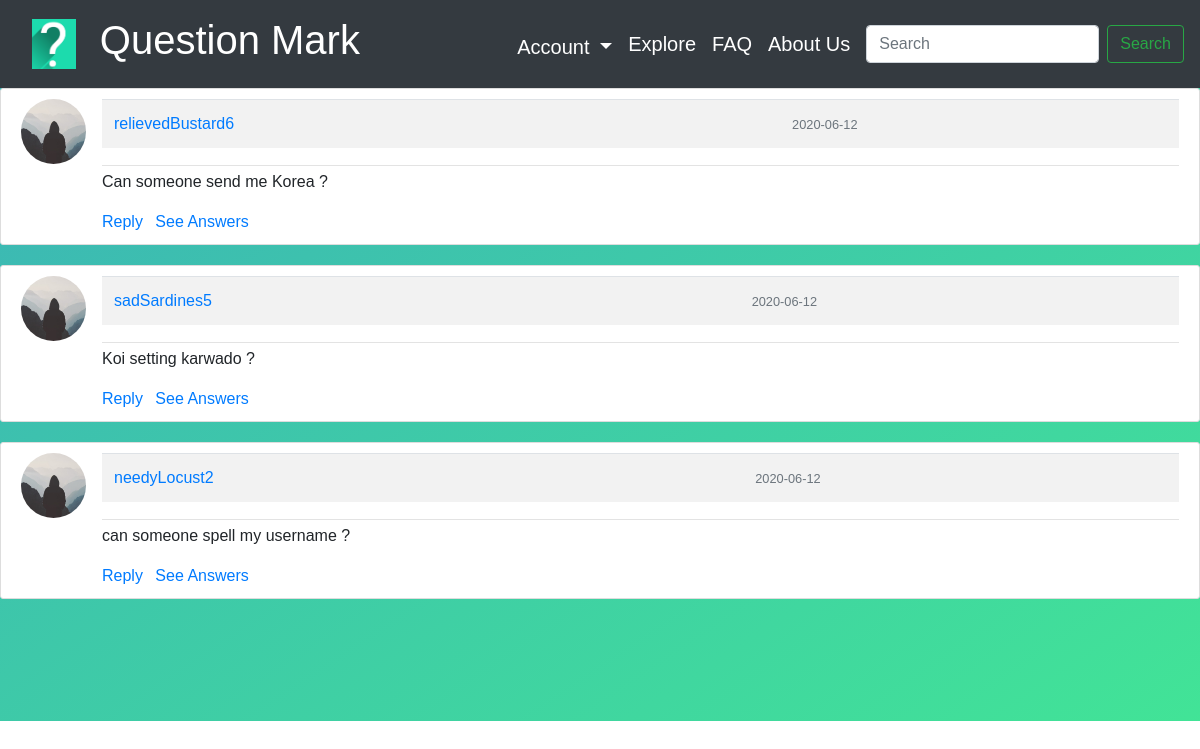
Page /explore (signed in) on the committed database.
### Question_Mark/models.py (models this page shows, shortened)
class Questions(db.Model):
    __searchable__ = ["question"]
    id = db.Column(db.Integer, primary_key=True)
    question = db.Column(db.Text, nullable=False)
    date_posted = db.Column(db.DateTime, nullable=False, default=datetime.utcnow)
    user_id = db.Column(db.Integer, db.ForeignKey("user.id"), nullable=False)
    answers = db.relationship("Answers", backref="writer", lazy=True)

class User(db.Model, UserMixin):
    id = db.Column(db.Integer, primary_key=True)
    first_name = db.Column(db.String(30), unique=False, nullable=False)
    last_name = db.Column(db.String(30), unique=False, nullable=False)
    username = db.Column(db.String(30), unique=True, nullable=False)
    email = db.Column(db.String(120), unique=True, nullable=False)
    image_file = db.Column(db.String(20), nullable=False, default="default.jpg")
    password = db.Column(db.String(60), nullable=False)
    questions = db.relationship("Questions", backref="author", lazy=True)

### Question_Mark/routes.py (the view)
@app.route("/explore", methods=["GET", "POST"])
def explore():
    values = Questions.query.order_by(Questions.date_posted.desc())
    return render_template("explore.html", title="Explore", values=values)

### Question_Mark/models.py (called while the page is built)
@login_manager.user_loader
def load_user(user_id):
    return User.query.get(int(user_id))

### Question_Mark/templates/explore.html
{% extends "layout.html" %}
{% block head %}
<link rel="stylesheet" href={{url_for('static', filename='style_questions.css') }}>
{% endblock head %}
{%block content %}
{% for item in values %}
<article class="media content-section-ex">
    <img class="rounded-circle article-img" src="{{ url_for('static', filename='default.jpg') }}" />
    <div class="media-body">
        <div class="article-metadata">
            <table class="table table-striped">
                <tr>
                    <td>
                        <a class="mr-2" href="user_posts/{{ item.author.username }}">{{ item.author.username }}</a>
                    </td>
                    <td>
                        <small class="text-muted">{{ item.date_posted.strftime('%Y-%m-%d') }}</small>
                    </td>
                </tr>
            </table>
        </div>
        <p class="article-content">{{ item.question }}</p>
        {% if current_user.is_authenticated %}
        <a class="mr-2" href="{{ url_for('reply', question_id = item.id) }}">Reply</a>
        {% endif %}
        <a class="mr-2" href="{{ url_for('answers', question_id = item.id) }}">See Answers</a>
    </div>
</article>
{% endfor %}
{% endblock content %}

### Question_Mark/static/style_questions.css (style rules this page uses)
.content-section-ex { background: #ffffff !important; padding: 10px 20px; border: 1px solid #dddddd; border-radius: 3px; margin-bottom: 20px; }
.article-content { white-space: pre-line; }
.article-img { height: 65px; width: 65px; margin-right: 16px; }
.article-metadata { padding-bottom: 1px; margin-bottom: 4px; border-bottom: 1px solid #e3e3e3 }

### Question_Mark/templates/layout.html (style rules this page uses)
body { box-sizing: border-box; font-family: sans-serif; }

### rows in the picture
Questions: author.username "relievedBustard6", date_posted "2020-06-12", question "Can someone send me Korea ?"
Questions: author.username "sadSardines5", date_posted "2020-06-12", question "Koi setting karwado ?"
Questions: author.username "needyLocust2", date_posted "2020-06-12", question "can someone spell my username ?"
